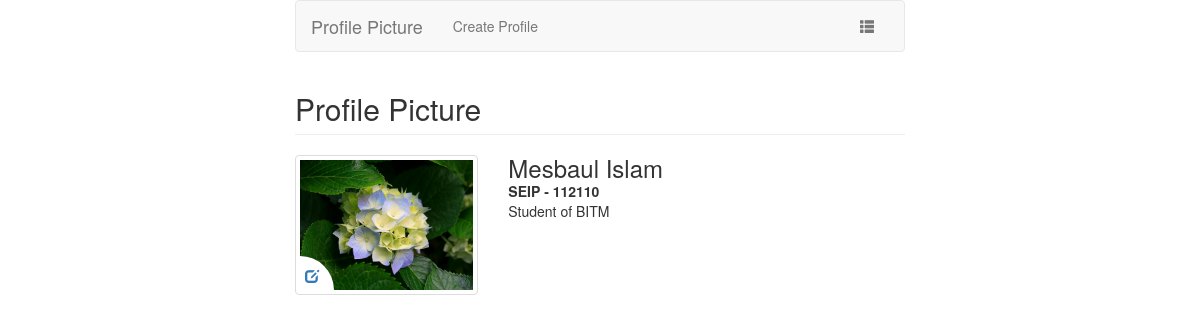
The app's page /__project_profile/index.php with its own data.
### tables this page shows
CREATE TABLE IF NOT EXISTS `profiles` (
  `id` int(11) NOT NULL AUTO_INCREMENT,
  `user_name` varchar(255) NOT NULL,
  `profile_photo` varchar(255) NOT NULL,
  `is_active` tinyint(1) DEFAULT NULL,
  `created_at` datetime NOT NULL,
  `updated_at` datetime NOT NULL,
  `deleted_at` datetime DEFAULT NULL,
  PRIMARY KEY (`id`)
);

### __project_profile/src/profile.php (called while the page is built, shortened)
<?php
Class profile{
	public $conn = '';
	public function __construct(){
		try{
			$this->conn = new PDO('mysql:host=localhost;dbname=bitm_112110','root','');
			$this->conn->setAttribute(PDO::ATTR_ERRMODE, PDO::ERRMODE_EXCEPTION);
		}
		catch(PDOException $e){
			echo 'ERROR:'. $e->getMessage();
		}
	}
	public function single(){
		try{
			$sql = "SELECT * FROM profiles WHERE is_active IS NOT NULL";
			$query = $this->conn->query($sql) or die("Failed");
			$row = $query->fetch(PDO::FETCH_ASSOC);
			return $row;
		}
		catch(PDOEXception $e){
			echo 'ERROR:'. $e->getMessage();
		}
	}
}

### __project_profile/index.php (the view, shortened to what this page needs)
<?php
$value = $obj->single();
?>
<div class="page-header">
	<h2>Profile Picture</h2>
</div>
<?php if(is_bool($value) == false){ ?>
<div class="row">
	<div class="col-sm-4">
		<div class="propic">
			<img src="images/<?php echo $value['profile_photo']; ?>" alt="" class="img-responsive img-thumbnail">
			<div class="action">
				<a href="listprofile.php" title="Change profile"><span class="glyphicon glyphicon-edit"></span></a>
			</div>
		</div>
	</div>
	<div class="col-sm-8">
		<h3><?php echo $value['user_name']; ?></h3>
		<p><strong>SEIP - 112110</strong></p>
		<p>Student of BITM</p>
	</div>
</div>
<?php }else{ ?>
<p>Here is no profile. Please create profile first.</p>
<?php } ?>

### __project_profile/style.css (style rules this page uses)
a { text-decoration:none; outline:none; }
p { padding:0; margin:0 }
* { outline:none }
img,button,.text,.submit, .textarea { margin:0;outline:none;border:none;background:none }
h1,h2,h3,h4,h5,h6 { padding:0; margin:0; }
img { border:none;outline:0 }
.propic { position: relative; }
.action { text-align: center; position: absolute; left: 5px; bottom: 5px; }
.action a { padding: 10px 15px 4px 5px; background-color: #fff; border-radius: 0 50px 0 0; display: inline-block; }

### records on screen
profiles: profile_photo (picture), user_name "Mesbaul Islam"
